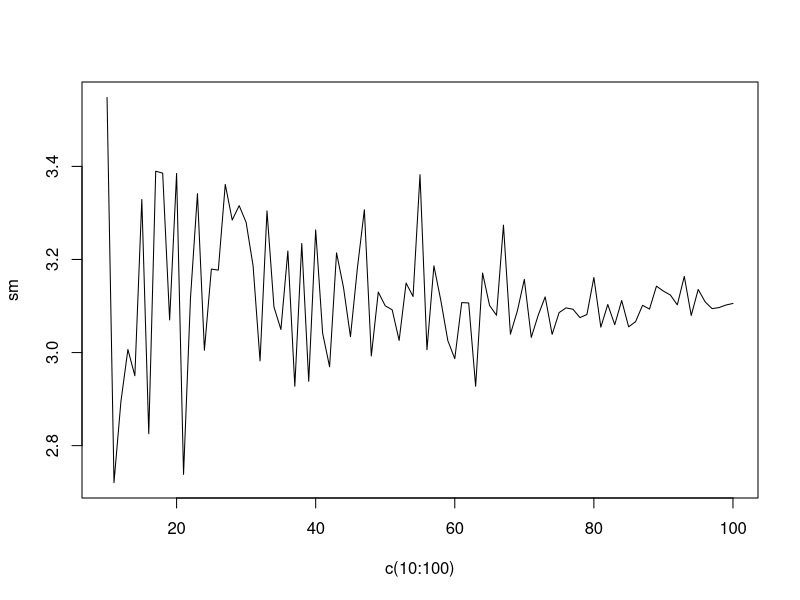

Here is the R script that generated this plot:
population=rnorm(100,mean=3,sd=1)
print(population)
sampl=sample(population)
print(sampl)
mean(sampl)
sm=NULL
for(i in 10:100)
{
  result=sample(population,i,FALSE)
  sm=c(sm,mean(result))
}
plot(c(10:100),sm,type="l")